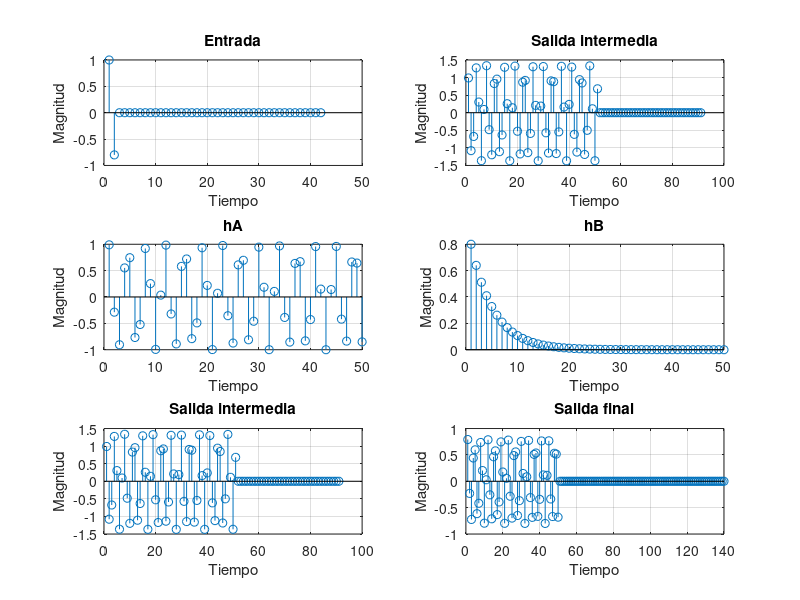

This figure's MATLAB source: (Note: this script raises an error after producing the figure.)
% Calcular las respuestas al impulso de los dos sistemas
N = 50;
hA = sin(8 * (1 : N));
a = 0.8;
hB = a .^ (1:N);

% Determinar la salida para una entrada determinada
x = [1 -a zeros(1, 40)];

% Probando con los sistemas conectados en distinto orden

% Probando x -> hA -> hB -> y
convIntermedia1 = conv(x, hA);
salida1 = conv(convIntermedia1, hB);

figure(1)
subplot(3, 2, 1)
stem(x)
title("Entrada")
xlabel("Tiempo")
ylabel("Magnitud")
grid on

subplot(3, 2, 3)
stem(hA)
title("hA")
xlabel("Tiempo")
ylabel("Magnitud")
grid on

subplot(3, 2, 5)
stem(convIntermedia1)
title("Salida intermedia")
xlabel("Tiempo")
ylabel("Magnitud")
grid on

subplot(3, 2, 2)
stem(convIntermedia1)
title("Salida intermedia")
xlabel("Tiempo")
ylabel("Magnitud")
grid on

subplot(3, 2, 4)
stem(hB)
title("hB")
xlabel("Tiempo")
ylabel("Magnitud")
grid on

subplot(3, 2, 6)
stem(salida1)
title("Salida final")
xlabel("Tiempo")
ylabel("Magnitud")
grid on

setFontSize(12)

% Probando x -> hB -> hA -> y
convIntermedia2 = conv(x, hB);
salida2 = conv(convIntermedia2, hA);

figure(2)
subplot(3, 2, 1)
stem(x)
title("Entrada")
xlabel("Tiempo")
ylabel("Magnitud")
grid on

subplot(3, 2, 3)
stem(hB)
title("hB")
xlabel("Tiempo")
ylabel("Magnitud")
grid on

subplot(3, 2, 5)
stem(convIntermedia2)
title("Salida intermedia")
xlabel("Tiempo")
ylabel("Magnitud")
grid on

subplot(3, 2, 2)
stem(convIntermedia2)
title("Salida intermedia")
xlabel("Tiempo")
ylabel("Magnitud")
grid on

subplot(3, 2, 4)
stem(hA)
title("hA")
grid on

subplot(3, 2, 6)
stem(salida2)
title("Salida final")
xlabel("Tiempo")
ylabel("Magnitud")
grid on

setFontSize(12)
